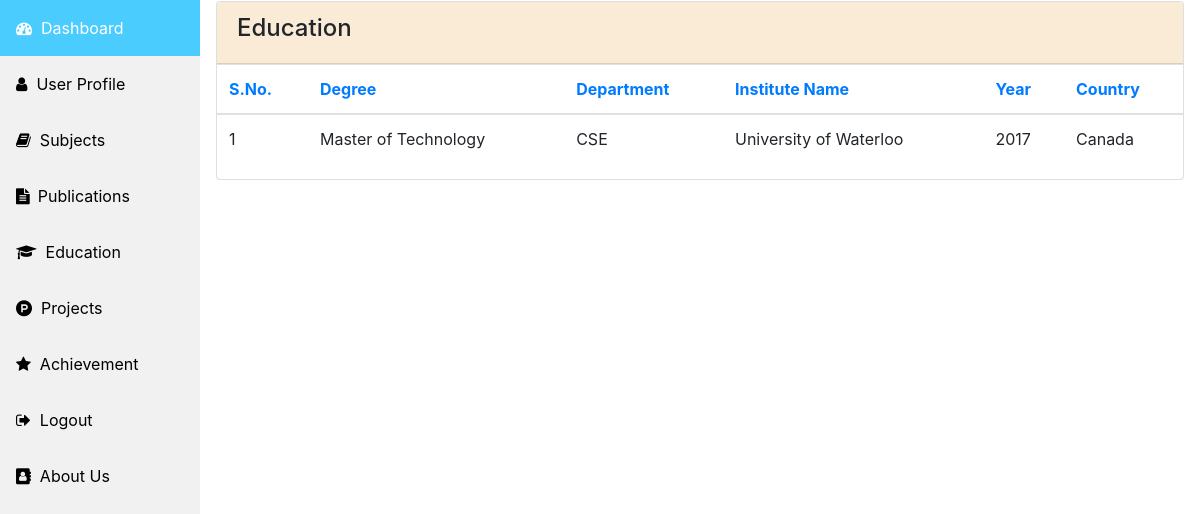
The app's page /education/ (signed in) with its own data.
### fam/models.py (models this page shows, shortened)
class Education(models.Model):
    user = models.ForeignKey(User, on_delete=models.CASCADE, related_name='education')
    degree = models.CharField(max_length=100)
    department = models.CharField(max_length=100)
    institute = models.CharField(max_length=100)
    country = models.CharField(max_length=100)
    year = models.CharField(max_length=100)

### fam/views.py (the view)
# urls.py: path('education/', views.education, name='education'),
def education(request):
    context ={}
    if request.user.is_authenticated:
        context['user'] = request.user
        context['education'] = Education.objects.filter(user = request.user.id)
        return render(request, 'fam/education.html',context)
    else:
        return render(request, 'fam/index.html')

### fam/templates/fam/education.html (shortened to what this page needs)
{% extends 'fam/base.html' %}
{% block content %}
<div class="card">
    <div class="card-header" data-background-color="purple">
        <h4 class="title">Education </h4>
    </div>
    <div class="card-content table-responsive">
        <table class="table">
            <thead class="text-primary">
                <th>S.No.</th>
                <th>Degree</th>
                <th>Department</th>
                <th>Institute Name</th>
                <th>Year</th>
                <th>Country</th>
            </thead>
            <tbody>
            {% for u in education %}
                <tr>
                    <td>{{ forloop.counter }}</td>
                    <td>{{u.degree}}</td>
                    <td>{{u.department}}</td>
                    <td>{{u.institute}}</td>
                    <td>{{u.year}}</td>
                    <td>{{u.country}}</td>
                </tr>
            {% endfor %}
            </tbody>
        </table>
    </div>
</div>
{% endblock %}

### fam/templates/fam/education.html (style rules this page uses)
.card .card-header { background-color:#FAEBD7; }

### records on screen
Education: degree "Master of Technology", department "CSE", institute "University of Waterloo", year "2017", country "Canada"
